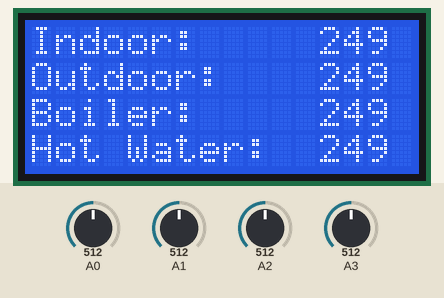
A sketch run on a simulated Arduino Uno, built with avr-gcc and run on an emulated ATmega328P. Parts: 16×4 character LCD. Inputs (shaded band) come from the test bench; at power-on: A0 = 512, A1 = 512, A2 = 512, A3 = 512.

Above: at 1.2 s.
1.3 s: A0 set to 716
At 1.9 s:
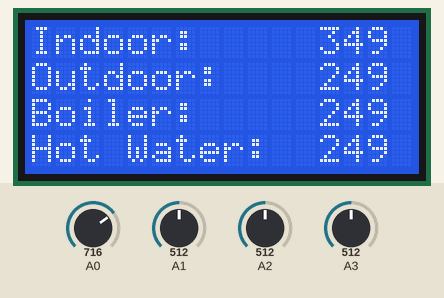
2.8 s: A1 set to 716
At 3.1 s:
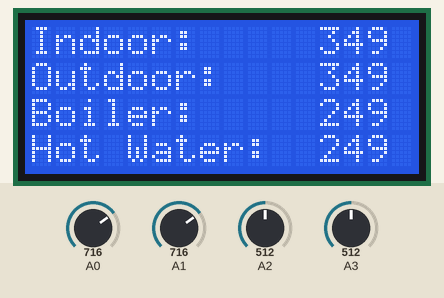
4.3 s: A2 set to 716
At 5.4 s:
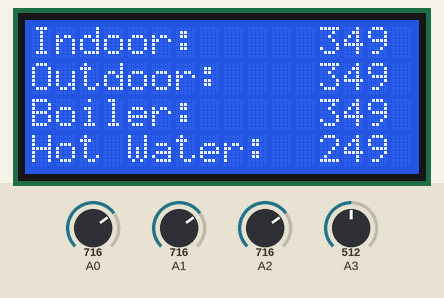
5.8 s: A3 set to 716
At 6.5 s:
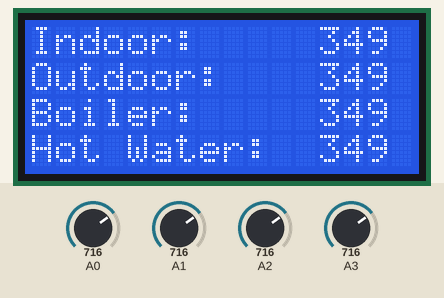
7.3 s: A0 set to 992
At 7.7 s:
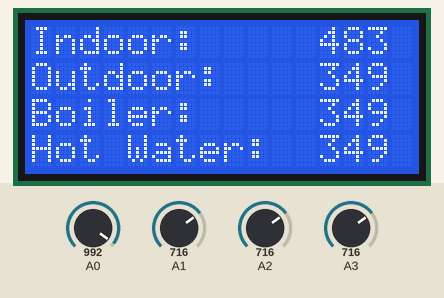
8.8 s: A1 set to 992
At 10.1 s:
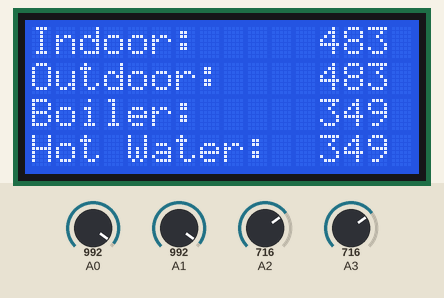
Timing chart, 0 to 11.3 s (numbered marks = the images above; inputs shaded):
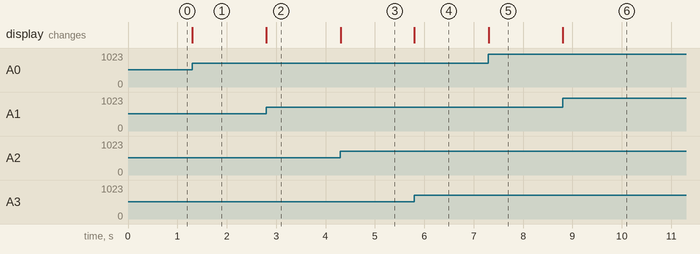

The sketch:

LCD_four_line_temperature.ino
```cpp
/*****************************************
 LiquidCrystal Library - Temperature
 Demonstrates the use a 20x4 LCD display.
 This sketch prints text to the LCD
 and shows the temperatures.

  The circuit:
 * LCD RS pin to digital pin 12
 * LCD En pin to digital pin 11
 * LCD D4 pin to digital pin 5
 * LCD D5 pin to digital pin 4
 * LCD D6 pin to digital pin 3
 * LCD D7 pin to digital pin 2
 * LCD R/W pin to ground
 * Variable resistor wiper to LCD VO pin (pin 3)

 Adapted from code written by David A. Mellis
 Modified by Limor Fried, Tom Igoe, Bob Davis
 ****************************************/

// include the library code:
#include <LiquidCrystal.h>

// initialize the library with interface pin #'s
LiquidCrystal lcd(12, 11, 5, 4, 3, 2);

void setup() {
  // set up the LCD's number of columns and rows:
  lcd.begin(16, 4);
  // Print the text to the LCD.
  lcd.setCursor(0, 0);
  lcd.print("Indoor:");
  lcd.setCursor(0, 1);
  lcd.print("Outdoor:");
  lcd.setCursor(0, 2);
  lcd.print("Boiler:");
  lcd.setCursor(0, 3);
  lcd.print("Hot Water:");
}

void loop() {

  // set the cursor to column 12 of line 0
  lcd.setCursor(12, 0);
  int Temperature=analogRead(A0)/2.05;
  // print the temperature:
  lcd.print(Temperature);
  // set the cursor to column 12 of line 1
  lcd.setCursor(12, 1);
  int Temperature1=analogRead(A1)/2.05;
  // print the temperature:
  lcd.print(Temperature1);
  // set the cursor to column 12 of line 2
  lcd.setCursor(12, 2);
  int Temperature2=analogRead(A2)/2.05;
  // print the temperature:
  lcd.print(Temperature2);
  // set the cursor to column 12 of line 3
  lcd.setCursor(12, 3);
  int Temperature3=analogRead(A3)/2.05;
  // print the temperature:
  lcd.print(Temperature3);
}
```

Measured:
- after the input at 1.3 s, the display: changes at once (image 1)
- after the input at 2.8 s, the display: changes at once (image 2)
- after the input at 4.3 s, the display: changes at once (image 3)
- after the input at 5.8 s, the display: changes at once (image 4)
- after the input at 7.3 s, the display: changes at once (image 5)
- after the input at 8.8 s, the display: changes at once (image 6)
